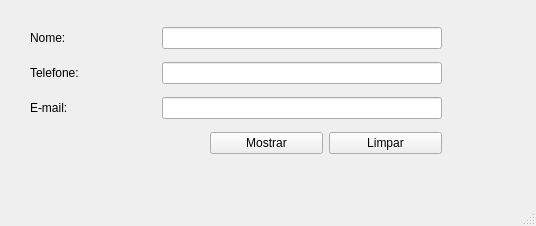
<?xml version="1.0" encoding="UTF-8"?>
<ui version="4.0">
 <class>MainWindow</class>
 <widget class="QMainWindow" name="MainWindow">
  <property name="geometry">
   <rect>
    <x>0</x>
    <y>0</y>
    <width>536</width>
    <height>226</height>
   </rect>
  </property>
  <property name="windowTitle">
   <string>MainWindow</string>
  </property>
  <widget class="QWidget" name="centralwidget">
   <widget class="QWidget" name="">
    <property name="geometry">
     <rect>
      <x>30</x>
      <y>20</y>
      <width>642</width>
      <height>141</height>
     </rect>
    </property>
    <layout class="QVBoxLayout" name="verticalLayout">
     <item>
      <layout class="QHBoxLayout" name="horizontalLayout_2">
       <item>
        <widget class="QLabel" name="label">
         <property name="text">
          <string>Nome:</string>
         </property>
        </widget>
       </item>
       <item>
        <widget class="QLineEdit" name="txt_nome">
         <property name="sizePolicy">
          <sizepolicy hsizetype="Fixed" vsizetype="Fixed">
           <horstretch>0</horstretch>
           <verstretch>0</verstretch>
          </sizepolicy>
         </property>
         <property name="minimumSize">
          <size>
           <width>280</width>
           <height>0</height>
          </size>
         </property>
        </widget>
       </item>
       <item>
        <spacer name="horizontalSpacer_3">
         <property name="orientation">
          <enum>Qt::Horizontal</enum>
         </property>
         <property name="sizeType">
          <enum>QSizePolicy::Fixed</enum>
         </property>
         <property name="sizeHint" stdset="0">
          <size>
           <width>230</width>
           <height>20</height>
          </size>
         </property>
        </spacer>
       </item>
      </layout>
     </item>
     <item>
      <layout class="QHBoxLayout" name="horizontalLayout_3">
       <item>
        <widget class="QLabel" name="label_2">
         <property name="text">
          <string>Telefone:</string>
         </property>
        </widget>
       </item>
       <item>
        <widget class="QLineEdit" name="txt_telefone">
         <property name="sizePolicy">
          <sizepolicy hsizetype="Fixed" vsizetype="Fixed">
           <horstretch>0</horstretch>
           <verstretch>0</verstretch>
          </sizepolicy>
         </property>
         <property name="minimumSize">
          <size>
           <width>280</width>
           <height>0</height>
          </size>
         </property>
        </widget>
       </item>
       <item>
        <spacer name="horizontalSpacer_4">
         <property name="orientation">
          <enum>Qt::Horizontal</enum>
         </property>
         <property name="sizeType">
          <enum>QSizePolicy::Fixed</enum>
         </property>
         <property name="sizeHint" stdset="0">
          <size>
           <width>230</width>
           <height>20</height>
          </size>
         </property>
        </spacer>
       </item>
      </layout>
     </item>
     <item>
      <layout class="QHBoxLayout" name="horizontalLayout">
       <item>
        <widget class="QLabel" name="label_3">
         <property name="text">
          <string>E-mail:</string>
         </property>
        </widget>
       </item>
       <item>
        <widget class="QLineEdit" name="txt_email">
         <property name="sizePolicy">
          <sizepolicy hsizetype="Fixed" vsizetype="Fixed">
           <horstretch>0</horstretch>
           <verstretch>0</verstretch>
          </sizepolicy>
         </property>
         <property name="minimumSize">
          <size>
           <width>280</width>
           <height>0</height>
          </size>
         </property>
        </widget>
       </item>
       <item>
        <spacer name="horizontalSpacer_5">
         <property name="orientation">
          <enum>Qt::Horizontal</enum>
         </property>
         <property name="sizeType">
          <enum>QSizePolicy::Fixed</enum>
         </property>
         <property name="sizeHint" stdset="0">
          <size>
           <width>230</width>
           <height>20</height>
          </size>
         </property>
        </spacer>
       </item>
      </layout>
     </item>
     <item>
      <layout class="QHBoxLayout" name="horizontalLayout_4">
       <item>
        <spacer name="horizontalSpacer">
         <property name="orientation">
          <enum>Qt::Horizontal</enum>
         </property>
         <property name="sizeType">
          <enum>QSizePolicy::Fixed</enum>
         </property>
         <property name="sizeHint" stdset="0">
          <size>
           <width>180</width>
           <height>20</height>
          </size>
         </property>
        </spacer>
       </item>
       <item>
        <widget class="QPushButton" name="btn_mostrar">
         <property name="text">
          <string>Mostrar</string>
         </property>
        </widget>
       </item>
       <item>
        <widget class="QPushButton" name="btn_limpar">
         <property name="text">
          <string>Limpar</string>
         </property>
        </widget>
       </item>
       <item>
        <spacer name="horizontalSpacer_2">
         <property name="orientation">
          <enum>Qt::Horizontal</enum>
         </property>
         <property name="sizeType">
          <enum>QSizePolicy::Fixed</enum>
         </property>
         <property name="sizeHint" stdset="0">
          <size>
           <width>230</width>
           <height>20</height>
          </size>
         </property>
        </spacer>
       </item>
      </layout>
     </item>
    </layout>
   </widget>
  </widget>
  <widget class="QMenuBar" name="menubar">
   <property name="geometry">
    <rect>
     <x>0</x>
     <y>0</y>
     <width>536</width>
     <height>25</height>
    </rect>
   </property>
  </widget>
  <widget class="QStatusBar" name="statusbar"/>
 </widget>
 <resources/>
 <connections/>
</ui>
